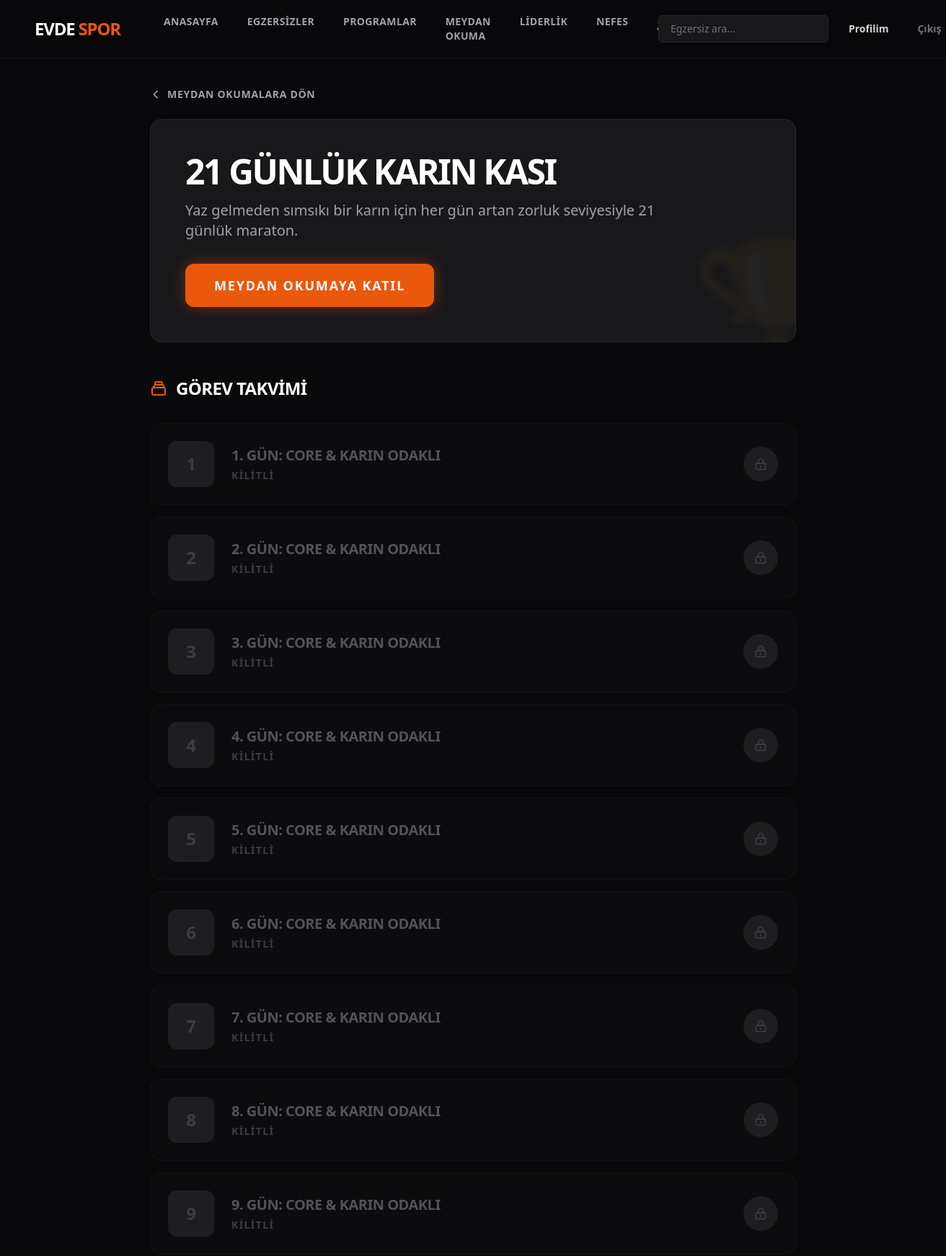
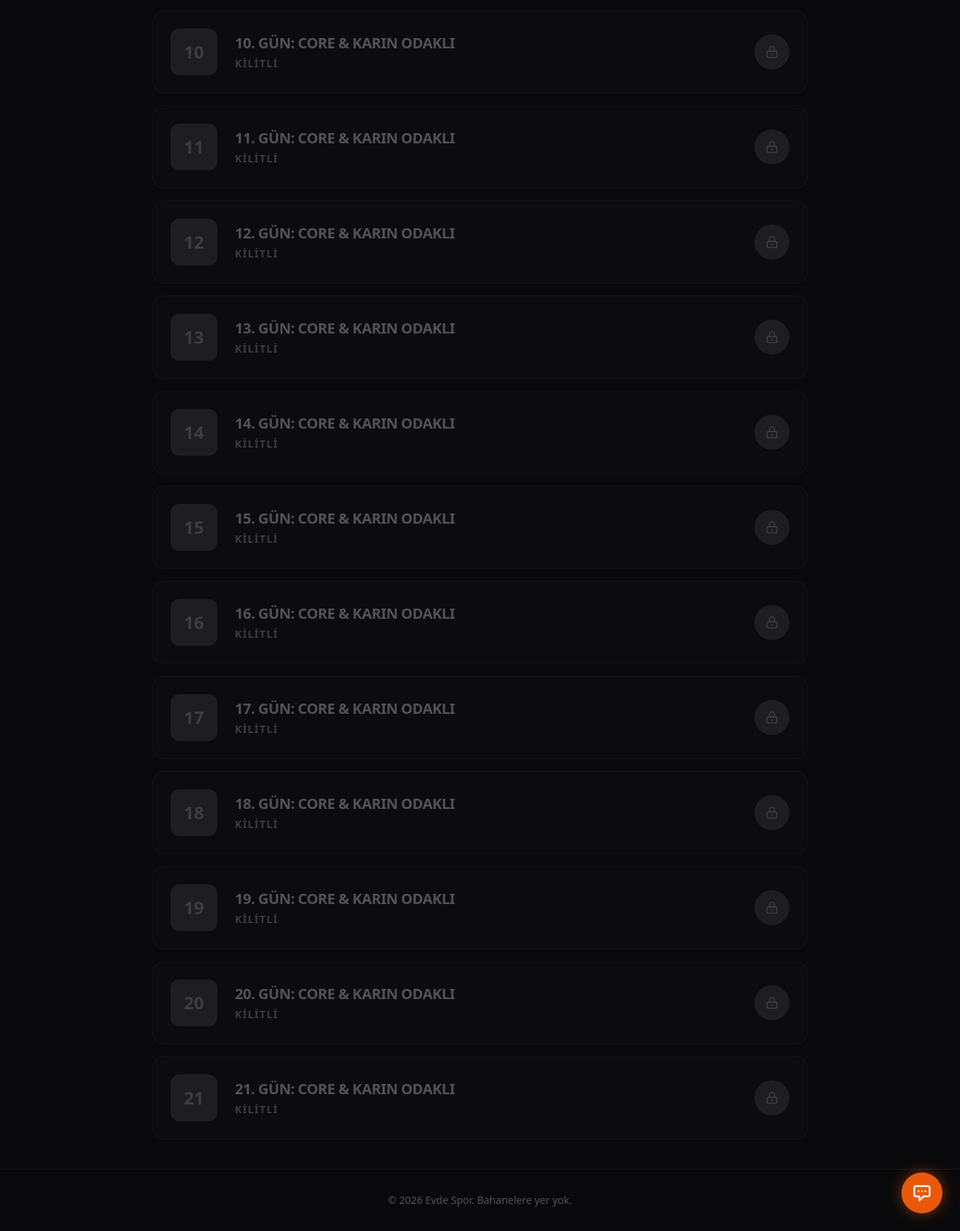
Screenshot of /challenges/21-gun-karin (signed in) with the database file from the repository (2 pictures, top to bottom).
### models.py (models this page shows)
class Challenge(db.Model):
    id = db.Column(db.Integer, primary_key=True)
    title = db.Column(db.String(100), nullable=False)
    slug = db.Column(db.String(100), unique=True, nullable=False)
    description = db.Column(db.Text, nullable=True)
    duration_days = db.Column(db.Integer, nullable=False)

class ChallengeDay(db.Model):
    id = db.Column(db.Integer, primary_key=True)
    challenge_id = db.Column(db.Integer, db.ForeignKey('challenge.id'), nullable=False)
    day_number = db.Column(db.Integer, nullable=False)
    title = db.Column(db.String(100), nullable=True)
    challenge = db.relationship('Challenge', backref=db.backref('days', lazy=True))

### app.py (the view, shortened to what this page needs)
    @app.route('/challenges/<slug>', methods=['GET', 'POST'])
    @login_required
    def challenge_detail(slug):
        challenge = Challenge.query.filter_by(slug=slug).first_or_404()
        user_challenge = UserChallenge.query.filter_by(user_id=current_user.id, challenge_id=challenge.id).first()
        days = ChallengeDay.query.filter_by(challenge_id=challenge.id).order_by(ChallengeDay.day_number).all()
        return render_template('challenge_detail.html', challenge=challenge, user_challenge=user_challenge, days=days)

### models.py (called while the page is built)
@login_manager.user_loader
def load_user(user_id):
    return User.query.get(int(user_id))

### templates/challenge_detail.html (shortened to what this page needs)
{% extends 'base.html' %}
{% block content %}
<div class="max-w-4xl mx-auto relative z-10">
    <div class="mb-6">
        <a href="/challenges" class="text-zinc-400 hover:text-accent transition-colors flex items-center font-bold text-sm uppercase tracking-wider">
            <svg class="w-4 h-4 mr-2" fill="none" stroke="currentColor" viewBox="0 0 24 24"><path stroke-linecap="round" stroke-linejoin="round" stroke-width="2.5" d="M15 19l-7-7 7-7"></path></svg>
            Meydan Okumalara Dön
        </a>
    </div>
    <div class="athletic-card p-8 md:p-12 rounded-2xl border border-zinc-800 bg-gradient-to-br from-zinc-900 to-cardbg overflow-hidden relative mb-12">
        <div class="absolute -right-24 -bottom-24 text-[12rem] opacity-5 filter blur-sm">🏆</div>
        <div class="relative z-10">
            <h1 class="text-4xl md:text-5xl font-black text-white uppercase tracking-tighter mb-4">{{ challenge.title }}</h1>
            <p class="text-zinc-400 text-lg md:text-xl font-medium max-w-2xl mb-8">{{ challenge.description }}</p>
            {% if not user_challenge %}
                <form action="/challenges/{{ challenge.slug }}" method="POST">
                    <button type="submit" class="bg-accent hover:bg-orange-500 text-white font-black py-4 px-10 rounded-xl text-lg uppercase tracking-widest transition-all shadow-[0_0_20px_rgba(234,88,12,0.4)]">
                        Meydan Okumaya Katıl
                    </button>
                </form>
            {% endif %}
        </div>
    </div>
    <div>
        <h3 class="text-2xl font-black text-white mb-8 uppercase tracking-tight flex items-center">
            Görev Takvimi
        </h3>
        <div class="space-y-4">
            {% for day in days %}
                {% set is_locked = not user_challenge or day.day_number > user_challenge.current_day %}
                {% set is_current = user_challenge and day.day_number == user_challenge.current_day %}
                {% set is_completed = user_challenge and day.day_number < user_challenge.current_day %}
                <div class="athletic-card border p-6 rounded-2xl flex flex-col md:flex-row gap-6 md:items-center justify-between transition-all
                    {% if is_locked %} border-zinc-800/50 bg-zinc-900/30 opacity-70
                    {% elif is_current %} border-accent bg-zinc-900 shadow-[0_0_15px_rgba(234,88,12,0.1)]
                    {% else %} border-zinc-800 bg-zinc-900/80 {% endif %}">
                    <div class="flex items-center gap-6">
                        <div class="w-16 h-16 rounded-xl flex items-center justify-center font-black text-2xl
                            {% if is_locked %} bg-zinc-800 text-zinc-600
                            {% elif is_current %} bg-accent text-white
                            {% else %} bg-green-500/20 text-green-500 border border-green-500/30 {% endif %}">
                            {{ day.day_number }}
                        </div>
                        <div>
                            <h4 class="text-xl font-bold uppercase tracking-tight
                                {% if is_locked %} text-zinc-500 {% else %} text-white {% endif %}">
                                {{ day.title }}
                            </h4>
                            <p class="text-sm font-bold uppercase tracking-widest mt-1
                                {% if is_locked %} text-zinc-600 {% elif is_current %} text-accent {% else %} text-zinc-400 {% endif %}">
                                {% if is_locked %}KİLİTLİ
                                {% elif is_current %}BUGÜNÜN GÖREVİ
                                {% else %}TAMAMLANDI{% endif %}
                            </p>
                        </div>
                    </div>
                    {% if not is_locked %}
                        <div class="flex flex-col gap-2 w-full md:w-auto">
                            {% for ex in day.exercises %}
                                <a href="/egzersizler/{{ ex.exercise.slug }}" class="flex items-center justify-between bg-zinc-800 px-4 py-2 rounded-lg text-sm group hover:bg-zinc-700 transition-colors">
                                    <span class="font-bold text-white uppercase group-hover:text-accent transition-colors">{{ ex.exercise.name }}</span>
                                    <span class="text-zinc-400 font-bold ml-4">{{ ex.sets }} x {{ ex.reps }}</span>
                                </a>
                            {% endfor %}
                            {% if is_current %}
                                <form action="/challenges/{{ challenge.slug }}/tamamla" method="POST">
                                    <button type="submit" class="mt-2 bg-accent hover:bg-orange-500 text-white font-bold py-2 px-4 rounded-lg text-sm uppercase tracking-widest transition-colors w-full">Günü Tamamla</button>
                                </form>
                            {% endif %}
                        </div>
                    {% else %}
                        <div class="w-12 h-12 rounded-full bg-zinc-800 flex items-center justify-center">
                            <svg class="w-5 h-5 text-zinc-600" fill="none" viewBox="0 0 24 24" stroke="currentColor"><path stroke-linecap="round" stroke-linejoin="round" stroke-width="2" d="M12 15v2m-6 4h12a2 2 0 002-2v-6a2 2 0 00-2-2H6a2 2 0 00-2 2v6a2 2 0 002 2zm10-10V7a4 4 0 00-8 0v4h8z"></path></svg>
                        </div>
                    {% endif %}
                </div>
            {% endfor %}
        </div>
    </div>
</div>
{% endblock %}

### templates/base.html (style rules this page uses)
body { background-color: #09090b; color: #fafafa; }
.athletic-card { background-color: #18181b; border: 1px solid rgba(255, 255, 255, 0.05); transition: all 0.3s ease; }

### rows the page displays
Challenge: title "21 GÜNLÜK KARIN KASI", description "Yaz gelmeden sımsıkı bir karın için her gün artan zorluk seviyesiyle 21 günlük maraton."
ChallengeDay: day_number "1", title "1. GÜN: CORE & KARIN ODAKLI"
ChallengeDay: day_number "2", title "2. GÜN: CORE & KARIN ODAKLI"
ChallengeDay: day_number "3", title "3. GÜN: CORE & KARIN ODAKLI"
ChallengeDay: day_number "4", title "4. GÜN: CORE & KARIN ODAKLI"
ChallengeDay: day_number "5", title "5. GÜN: CORE & KARIN ODAKLI"
ChallengeDay: day_number "6", title "6. GÜN: CORE & KARIN ODAKLI"
ChallengeDay: day_number "7", title "7. GÜN: CORE & KARIN ODAKLI"
ChallengeDay: day_number "8", title "8. GÜN: CORE & KARIN ODAKLI"
ChallengeDay: day_number "9", title "9. GÜN: CORE & KARIN ODAKLI"
ChallengeDay: day_number "10", title "10. GÜN: CORE & KARIN ODAKLI"
ChallengeDay: day_number "11", title "11. GÜN: CORE & KARIN ODAKLI"
ChallengeDay: day_number "12", title "12. GÜN: CORE & KARIN ODAKLI"
ChallengeDay: day_number "13", title "13. GÜN: CORE & KARIN ODAKLI"
ChallengeDay: day_number "14", title "14. GÜN: CORE & KARIN ODAKLI"
ChallengeDay: day_number "15", title "15. GÜN: CORE & KARIN ODAKLI"
ChallengeDay: day_number "16", title "16. GÜN: CORE & KARIN ODAKLI"
ChallengeDay: day_number "17", title "17. GÜN: CORE & KARIN ODAKLI"
ChallengeDay: day_number "18", title "18. GÜN: CORE & KARIN ODAKLI"
ChallengeDay: day_number "19", title "19. GÜN: CORE & KARIN ODAKLI"
ChallengeDay: day_number "20", title "20. GÜN: CORE & KARIN ODAKLI"
ChallengeDay: day_number "21", title "21. GÜN: CORE & KARIN ODAKLI"
